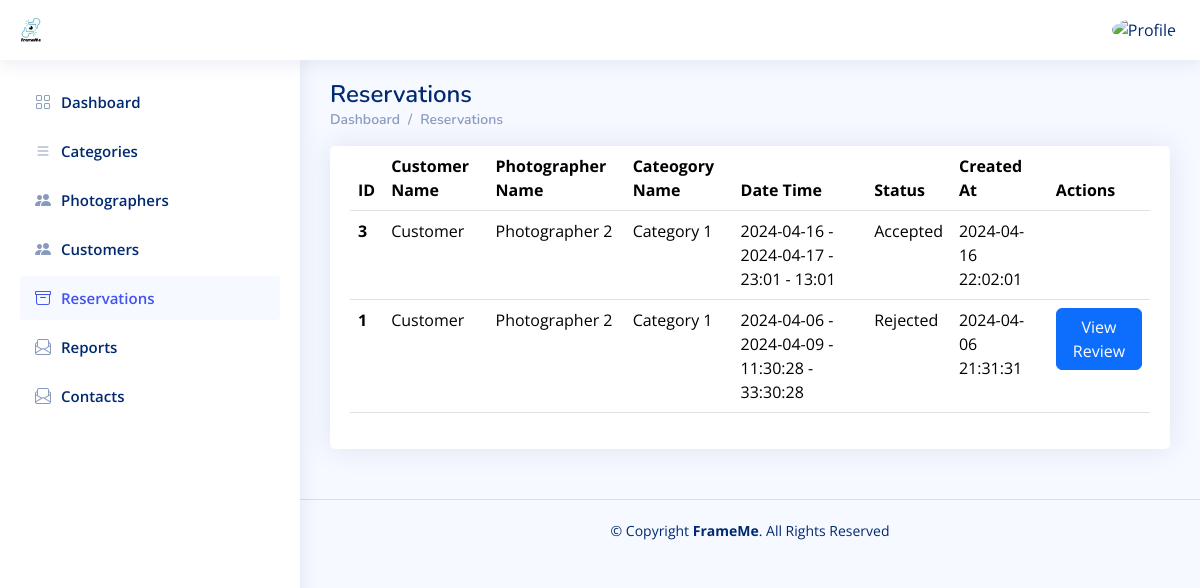
Before: /Admin_Dashboard/Reservations.php (signed in) with the older database file.
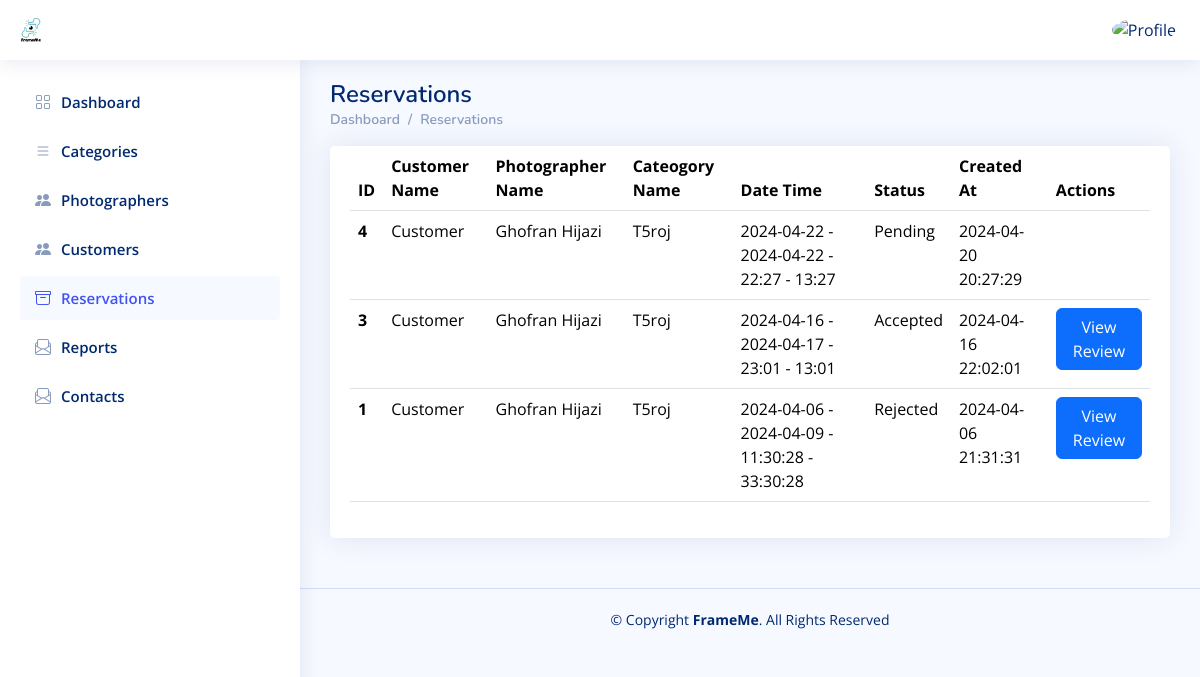
After: the same page with the newer database file.
### tables this page shows
CREATE TABLE `reservations` (
  `id` int(11) NOT NULL,
  `category_id` int(11) NOT NULL,
  `photographer_id` int(11) NOT NULL,
  `customer_id` int(11) NOT NULL,
  `start_date` varchar(191) NOT NULL,
  `end_date` varchar(191) NOT NULL,
  `start_time` varchar(191) NOT NULL,
  `end_time` varchar(191) NOT NULL,
  `total_price` double DEFAULT NULL,
  `review` text DEFAULT NULL,
  `status` varchar(250) NOT NULL DEFAULT 'Pending',
  `created_at` datetime NOT NULL DEFAULT current_timestamp()
);

CREATE TABLE `users` (
  `id` int(11) NOT NULL,
  `user_type_id` int(11) NOT NULL,
  `name` varchar(191) NOT NULL,
  `email` varchar(191) NOT NULL,
  `description` text DEFAULT NULL,
  `password` varchar(250) NOT NULL,
  `phone` varchar(191) NOT NULL,
  `image` varchar(250) NOT NULL,
  `request_status` varchar(191) NOT NULL DEFAULT 'Pending',
  `total_rate` double DEFAULT NULL,
  `price_range` varchar(191) DEFAULT NULL,
  `active` int(11) NOT NULL DEFAULT 1,
  `created_at` datetime NOT NULL DEFAULT current_timestamp()
);

CREATE TABLE `categories` (
  `id` int(11) NOT NULL,
  `category` varchar(250) NOT NULL,
  `image` varchar(191) NOT NULL,
  `active` int(11) NOT NULL DEFAULT 1,
  `created_at` datetime NOT NULL DEFAULT current_timestamp()
);

### Admin_Dashboard/Reservations.php (the view, shortened to what the changed rows need)
<?php
include "../Connect.php";
?>
<!DOCTYPE html>
<html lang="en">
  <head>
    <link
      href="../assets/vendor/bootstrap/css/bootstrap.min.css"
      rel="stylesheet"
    />
    <link
      href="../assets/vendor/bootstrap-icons/bootstrap-icons.css"
      rel="stylesheet"
    />
    <link href="../assets/vendor/boxicons/css/boxicons.min.css" rel="stylesheet" />
    <link href="../assets/vendor/quill/quill.snow.css" rel="stylesheet" />
    <link href="../assets/vendor/quill/quill.bubble.css" rel="stylesheet" />
    <link href="../assets/vendor/remixicon/remixicon.css" rel="stylesheet" />
    <link href="../assets/vendor/simple-datatables/style.css" rel="stylesheet" />
    <link href="../assets/css/style.css" rel="stylesheet" />
  </head>
  <body>
    <main id="main" class="main">
      <div class="pagetitle">
        <h1>Reservations</h1>
      </div>
      <section class="section">
      <div class="row" id="div_print">
          <div class="col-lg-12">
            <div class="card">
              <div class="card-body">
                <table class="table datatable">
                  <thead>
                    <tr>
                      <th scope="col">ID</th>
                      <th scope="col">Customer Name</th>
                      <th scope="col">Photographer Name</th>
                      <th scope="col">Cateogory Name</th>
                      <th scope="col">Date Time</th>
                      <th scope="col">Status</th>
                      <th scope="col">Created At</th>
                      <th scope="col">Actions</th>
                    </tr>
                  </thead>
                  <tbody>
<?php
$sql1 = mysqli_query($con, "SELECT * from reservations ORDER BY id DESC");
while ($row1 = mysqli_fetch_array($sql1)) {
    $reservation_id = $row1['id'];
    $status = $row1['status'];
    $category_id = $row1['category_id'];
    $photographer_id = $row1['photographer_id'];
    $customer_id = $row1['customer_id'];
    $start_date = $row1['start_date'];
    $end_date = $row1['end_date'];
    $start_time = $row1['start_time'];
    $end_time = $row1['end_time'];
    $created_at = $row1['created_at'];
    $review = $row1['review'];
    $sql2 = mysqli_query($con, "SELECT * from categories WHERE id = '$category_id'");
    $row2 = mysqli_fetch_array($sql2);
    $category_name = $row2['category'];
    $sql3 = mysqli_query($con, "SELECT * from users WHERE id = '$photographer_id'");
    $row3 = mysqli_fetch_array($sql3);
    $photographer_name = $row3['name'];
    $sql4 = mysqli_query($con, "SELECT * from users WHERE id = '$customer_id'");
    $row4 = mysqli_fetch_array($sql4);
    $customer_name = $row4['name'];
    ?>
                    <tr>
                      <th scope="row"><?php echo $reservation_id ?></th>
                      <td><?php echo $customer_name ?></td>
                      <td><?php echo $photographer_name ?></td>
                      <td><?php echo $category_name ?></td>
                      <td><?php echo $start_date ?> - <?php echo $end_date ?> - <?php echo $start_time ?> - <?php echo $end_time ?></td>
                      <td><?php echo $status ?> </td>
                      <td><?php echo $created_at ?> </td>
                      <td><?php
                      if($review){ ?>
                         <button
                        id="btn-<?php echo $review?>"
                        onclick="onClickBtn(event)"
                        type="button"
                        class="btn btn-primary"
                        data-bs-toggle="modal"
                        data-bs-target="#verticalycentered">View Review</button>
                    <?php   } ?>
                       </td>
                    </tr>
<?php }?>
                  </tbody>
                </table>
              </div>
            </div>
          </div>
        </div>
      </section>
    </main>
  </body>
</html>

Changed rows visible on the page:
added reservations: id "4", customer.name "Customer", photographer.name "Ghofran Hijazi", category.category "T5roj", start_date "2024-04-22", end_date "2024-04-22", start_time "22:27", end_time "13:27", status "Pending", created_at "2024-04-20 20:27:29"
changed reservations "Accepted": photographer.name "Photographer 2" → "Ghofran Hijazi"; category.category "Category 1" → "T5roj"; now shows "View Review"
changed through a linked row, reservations "Rejected": photographer.name "Photographer 2" → "Ghofran Hijazi"; category.category "Category 1" → "T5roj"
